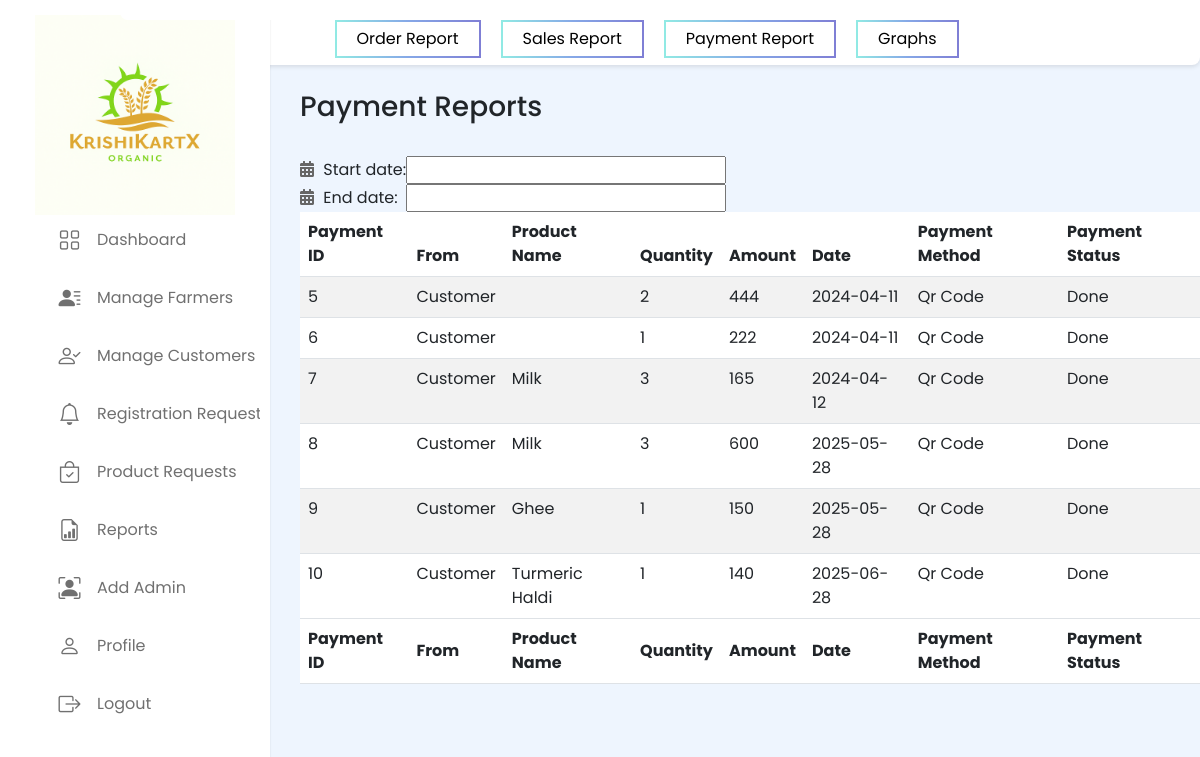
The app's page /Admin/paymentReport.php (signed in) with its own data.
### tables this page shows
CREATE TABLE `order` (
  `OrderId` int(10) NOT NULL,
  `ProductId` int(10) NOT NULL,
  `FarmerId` int(10) NOT NULL,
  `CustomerId` int(10) NOT NULL,
  `DeliveryAddress` varchar(30) NOT NULL,
  `MobNo` bigint(10) NOT NULL,
  `Quantity` int(10) NOT NULL,
  `TotalBill` int(10) NOT NULL,
  `OrderDate` date NOT NULL,
  `PaymentStatus` varchar(20) NOT NULL,
  `PaymentMethod` varchar(20) NOT NULL,
  `OrderStatus` varchar(20) NOT NULL
);

CREATE TABLE `customer` (
  `CustomerId` int(11) NOT NULL,
  `CustomerName` varchar(20) NOT NULL,
  `CustomerEmail` varchar(20) NOT NULL,
  `CustomerMobile` bigint(10) NOT NULL,
  `CustomerAddress` varchar(30) NOT NULL,
  `CustomerPass` varchar(20) NOT NULL
);

CREATE TABLE `product` (
  `ProductId` int(10) NOT NULL,
  `ProductName` varchar(20) NOT NULL,
  `ProductCategory` varchar(20) NOT NULL,
  `ProductDesc` text NOT NULL,
  `ProductPrice` int(10) NOT NULL,
  `ProductStock` int(10) NOT NULL,
  `ProductImg` longblob NOT NULL,
  `FarmerId` int(10) NOT NULL,
  `ProductStatus` varchar(20) NOT NULL
);

### Admin/paymentReport.php (the view, shortened to what this page needs)
<?php
include("../conn.php");
  ?>
<!DOCTYPE html>
<html lang="en">
<head>
<link rel="stylesheet" href="https://cdnjs.cloudflare.com/ajax/libs/twitter-bootstrap/5.3.0/css/bootstrap.min.css">
<link rel="stylesheet" href="https://cdn.datatables.net/2.0.3/css/dataTables.bootstrap5.css">
<link rel="stylesheet" href="https://cdn.datatables.net/buttons/3.0.1/css/buttons.bootstrap5.css">
<link rel="stylesheet" href="https://cdn.datatables.net/datetime/1.5.2/css/dataTables.dateTime.min.css">
<link rel="stylesheet" href="https://cdnjs.cloudflare.com/ajax/libs/font-awesome/5.15.4/css/all.min.css">
</head>
<body>
<?php include_once "adminSidebar.php";
  include_once "adminReportNav.php"; ?>
<div style="
    margin-left: 300px;
    margin-top: 25px;
">
<h3>Payment Reports</h3><br>
    <table border="0" cellspacing="5" cellpadding="5">
    <tbody>
    <tr>
      <td><i class="icon fas fa-calendar-alt"></i> Start date:</td>
      <td><input type="text" id="min" name="min" fdprocessedid="6chvze"></td>
    </tr>
    <tr>
      <td><i class="icon fas fa-calendar-alt"></i> End date:</td>
      <td><input type="text" id="max" name="max" fdprocessedid="gp9n4e"></td>
    </tr>
  </tbody></table>
    <table id="example" class="table table-striped" style="width:100%" >
        <thead>
            <tr>
                <th>Payment ID</th>
                <th>From </th>
                <th>Product Name</th>
                <th>Quantity</th>
                <th>Amount</th>
                <th>Date</th>
                <th>Payment Method</th>
                <th>Payment Status</th>
            </tr>
        </thead>
        <tbody>
        <?php $result = $conn->query("SELECT * FROM `order` ");
 if($result){
  while($row = $result->fetch_assoc()){
    $OrderId=$row['OrderId'];
    $ProductId=$row['ProductId'];
    $CustomerId=$row['CustomerId'];
    $OrderDate=$row['OrderDate'];
    $Quantity=$row['Quantity'];
    $TotalBill=$row['TotalBill'];
    $PaymentMethod=$row['PaymentMethod'];
    $PaymentStatus=$row['PaymentStatus'];
    $result1 = $conn->query("SELECT * FROM customer WHERE CustomerId='$CustomerId'");
 if($result1){
  while($row1 = $result1->fetch_assoc()){
    $CustomerName=$row1['CustomerName'];
  }}
    $result1 = $conn->query("SELECT * FROM product WHERE ProductId='$ProductId'");
    if($result1){
     while($row1 = $result1->fetch_assoc()){
       $ProductName=$row1['ProductName'];
    }}
    ?>
            <tr>
                <td><?php echo $OrderId;?></td>
                <td><?php echo $CustomerName;?></td>
                <td><?php echo $ProductName;?></td>
                <td><?php echo $Quantity;?></td>
                <td><?php echo $TotalBill;?></td>
                <td><?php echo $OrderDate;?></td>
                <td><?php echo $PaymentMethod;?></td>
                <td><?php echo $PaymentStatus;?></td>
            </tr>
            <?php }}?>
        </tbody>
        <tfoot>
            <tr>
            <th>Payment ID</th>
                <th>From </th>
                <th>Product Name</th>
                <th>Quantity</th>
                <th>Amount</th>
                <th>Date</th>
                <th>Payment Method</th>
                <th>Payment Status</th>
            </tr>
        </tfoot>
    </table>
</div>
</body>
</html>

### Admin/paymentReport.php (style rules this page uses)
.icon { color: #666; margin-right: 5px; }

### Admin/adminSidebar.php (style rules this page uses)
* { margin: 0; padding: 0; box-sizing: border-box; font-family: "Poppins", sans-serif; }
body { min-height: 100vh; background: #eef5fe; }

### records on screen
order: OrderId "5", CustomerId.CustomerName "Customer", Quantity "2", TotalBill "444", OrderDate "2024-04-11", PaymentMethod "Qr Code", PaymentStatus "Done"
order: OrderId "6", CustomerId.CustomerName "Customer", Quantity "1", TotalBill "222", OrderDate "2024-04-11", PaymentMethod "Qr Code", PaymentStatus "Done"
order: OrderId "7", CustomerId.CustomerName "Customer", ProductId.ProductName "Milk", Quantity "3", TotalBill "165", OrderDate "2024-04-12", PaymentMethod "Qr Code", PaymentStatus "Done"
order: OrderId "8", CustomerId.CustomerName "Customer", ProductId.ProductName "Milk", Quantity "3", TotalBill "600", OrderDate "2025-05-28", PaymentMethod "Qr Code", PaymentStatus "Done"
order: OrderId "9", CustomerId.CustomerName "Customer", ProductId.ProductName "Ghee", Quantity "1", TotalBill "150", OrderDate "2025-05-28", PaymentMethod "Qr Code", PaymentStatus "Done"
order: OrderId "10", CustomerId.CustomerName "Customer", ProductId.ProductName "Turmeric Haldi", Quantity "1", TotalBill "140", OrderDate "2025-06-28", PaymentMethod "Qr Code", PaymentStatus "Done"
